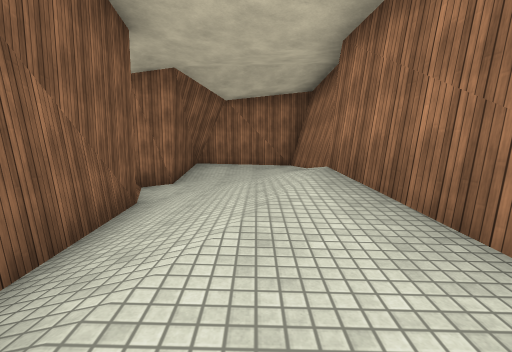
view 1 (above)

13 first-person views from a walk through a scene from a Unity 3-D project. The camera is 1.4 m above the floor, tilts 6° down and sees 85° across. The floor is counted in squares, 2 m on a side. Each view is taken from the middle of a square. On the plan, view 1 faces up. The plan holds only what a view shows up to about 9 squares ahead; the rest is blank. The place goes on beyond the plan. Surface patterns are stand-ins for the level's own textures.

view 2
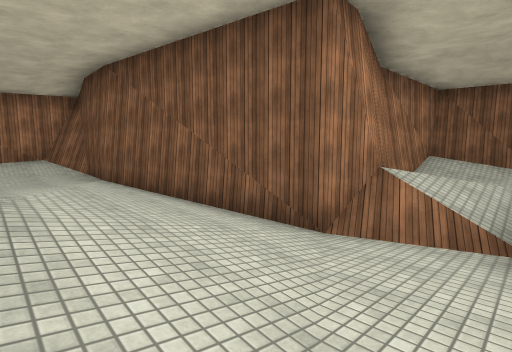

view 3
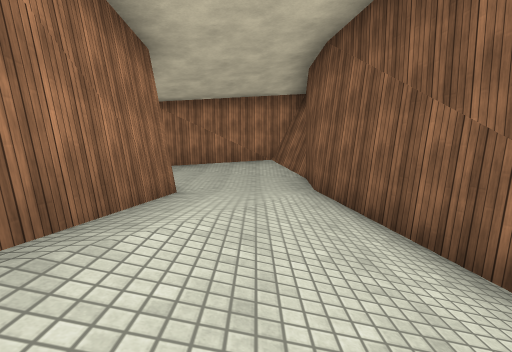

view 4
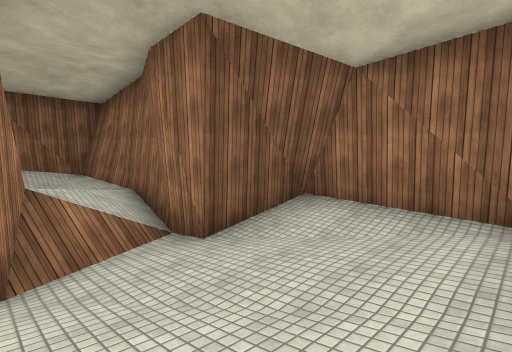

view 5
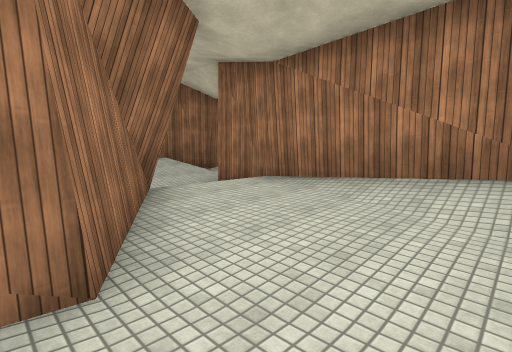

view 6
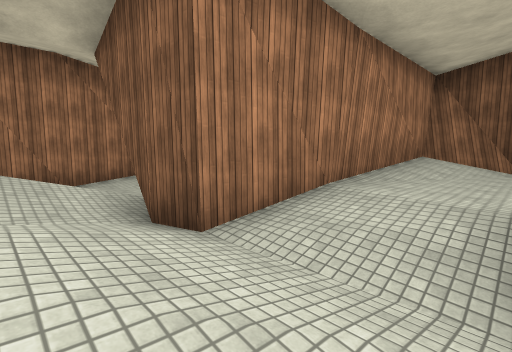

view 7
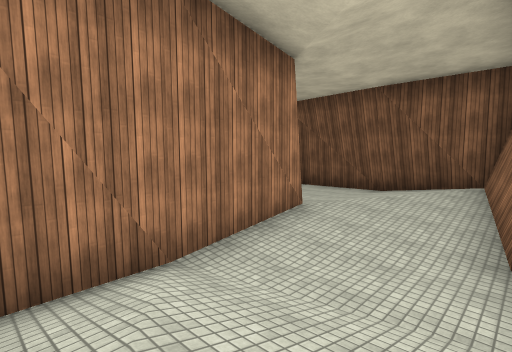

view 8
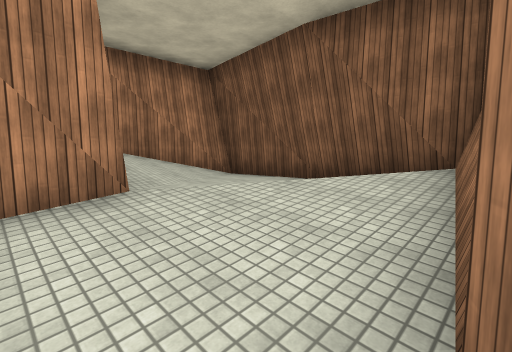

view 9
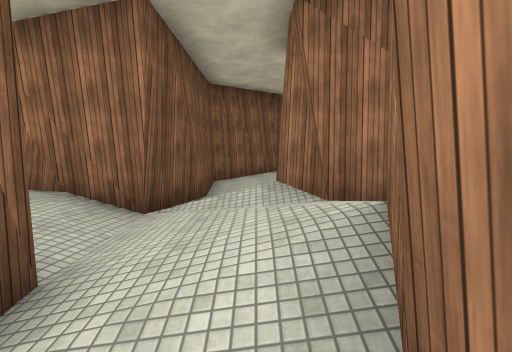

view 10
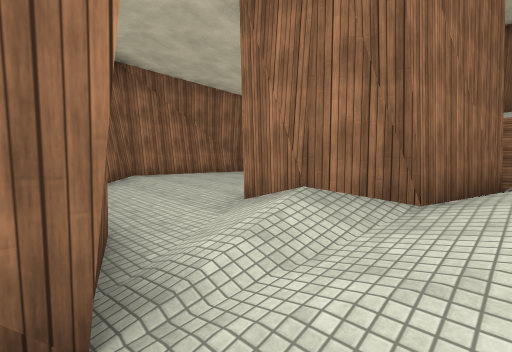

view 11
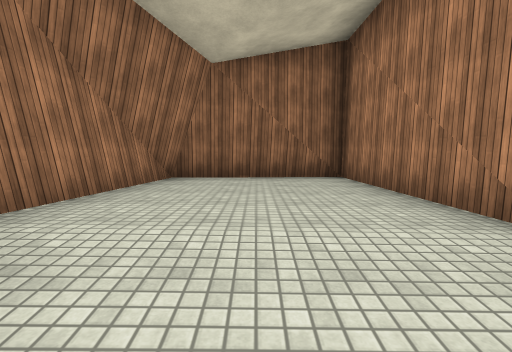

view 12
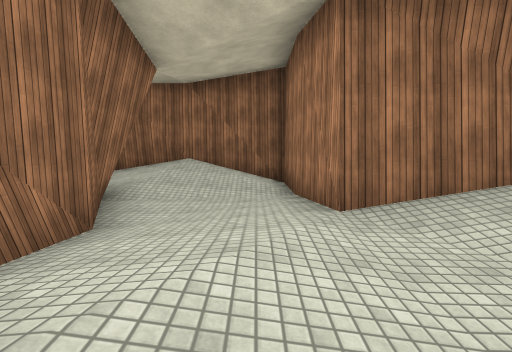

view 13
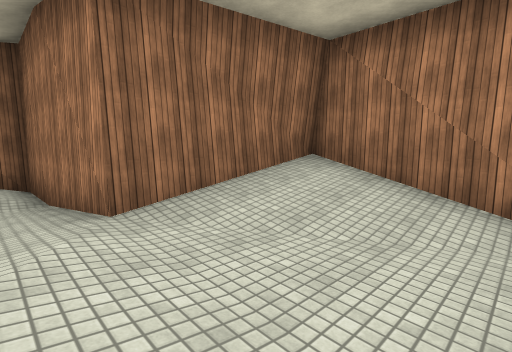

### Floor plan
Key: @ floor where view 1 was taken; # wall or solid block; . main floor; : floor 0.25 m higher than the main floor; - floor 0.25 m lower than the main floor; + floor 0.5 m higher than the main floor; * floor 0.75 m higher than the main floor; % floor 1 m higher than the main floor; & floor 1.25 m higher than the main floor; / step, stairs or slope.
Columns run from 8 left of view 1 to 12 right of it. Each row starts with its distance up from view 1.
 10       #####
  9       #*++#
  8 #######:+*#
  7 #*:///.:+*#
  6 #/  //.:+/#
  5 #//###.:*/#
  4       #+*&#   #######
  3       #+%%#  ##.:...#
  2       #+%%#  #......#
  1       #+**#  #......#
  0       #+@+## #/.#####
 -1       #++++###//#
 -2       #+++++##./#####
 -3       ##*+***/:***/
 -4        ######::*#
 -5              #./#
 -6            ###:+#
 -7         ####..+%#
 -8        ##+:.-./*#
 -9        #:++:../:#
-10        #..:######
-11        #../#
-12        #.//#
-13        ###/#

Where each view was taken, in squares from view 1:
view 1: 0 up, 0 right, facing up
view 2: 7 up, 1 right, facing down-left
view 3: 5 up, 0 right, facing down
view 4: 5 up, 1 right, facing up-left
view 5: 0 up, 0 right, facing down-right
view 6: 2 down, 7 right, facing down-left
view 7: 7 down, 7 right, facing down-left
view 8: 7 down, 4 right, facing down-left
view 9: 6 down, 7 right, facing up
view 10: 3 down, 5 right, facing up-right
view 11: 2 up, 6 right, facing right
view 12: 9 down, 0 right, facing right
view 13: 9 down, 0 right, facing down-right
